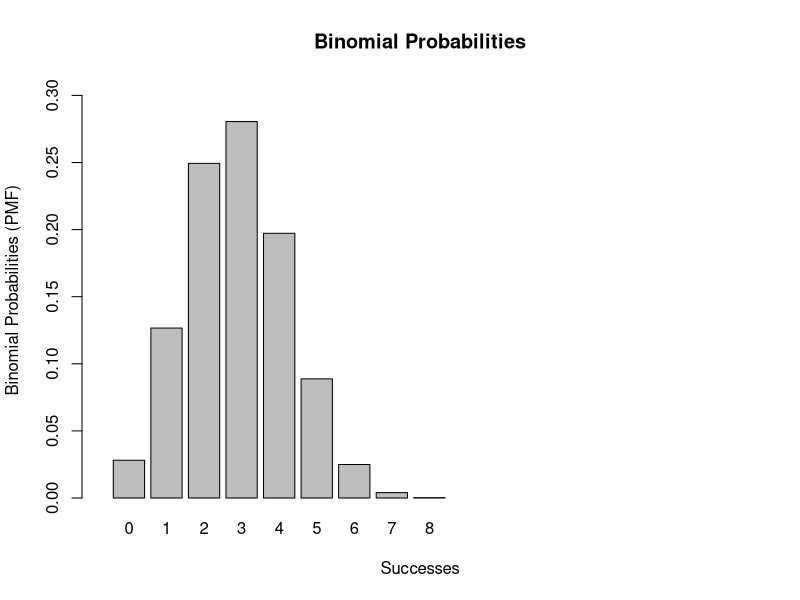

Generate this figure with R:
##### R Project 3: Binomial Distribution
##### Name: 
##### Version Number: 



### Part 1
## (C1): Store the size of your distribution

nBerTrial <- 8


## (C2) Store your probability of successes

pbty <-0.36


## (C3) Create a vector from 0 through the number of Bernoulli Trials of your distribution.

num_successes <- 0:nBerTrial



## (C4) Find Binomial Probabilities.

probabilities <- dbinom(num_successes,nBerTrial,pbty)


## (C5) Make num_successes into a factor.

successes <- factor(num_successes[1:(nBerTrial+1)])  


## (C6) Create a barplot.

barplot(probabilities, main = "Binomial Probabilities", xlab = "Successes",ylab = "Binomial Probabilities (PMF)", xlim = c(0,20), ylim = c(0,0.31), names.arg = successes)






### Part 2
## (C7) Random Sampling
set.seed(54)
sample_values <- rbinom(45, nBerTrial, pbty)




### Questions
## (Q1) Expected Value of Distribution?
	# Code:
  e <- nBerTrial * pbty
  
	# Result from Code:
  # Ans -> 2.88


## (Q2) Standard Deviation of Distribution?
	# Code:
  s <- sqrt(nBerTrial * pbty * (1-pbty))

	# Result from Code:
  # Ans -> 1.357645


## (Q3) Mean of random sample?
	# Code:
  x <- mean(sample_values)

	# Result from Code:
  # Ans -> 2.755556


## (Q4) Standard Deviation of random sample?
	# Code:
  y <- sd(sample_values)

	# Result from Code:
  # Ans -> 1.464047

## (Q5) Why do you think the mean and standard deviation from the sample is not exactly the same as the expected value and standard deviation from the distribution?
	# Answer:
  # The difference between expected value and standard deviation that I got form my random sample is quit  significant.The difference between those two value is 0.124
  # The difference between standard deviation of distribution and standard deviation of random sample is quit significant.The difference between those two value is 0.1064022
  # The reason why they both are not exactly same is due to random sampling and the increased number of trial. Since in our random sample the number of trial is increasing and the randomness is also incereasing that's the reason for those value not being same,


## (Q6) Would the success / failure condition be met in this case if we wanted to approximate using the Normal Distribution? Why or why not?
	# Code: 
  e1 <- nBerTrial * pbty
  f <- (nBerTrial * (1-pbty))

	# Solution:
  # Expected value for success: 2.88
  # Expected value for failure: 5.12
  # since expected value of success is not greater than 5 we can not approximate using the Normal Distribution.
  # In order to approximate using the Normal Distribution we need both expected value of success and failure to be greater than 5. 

